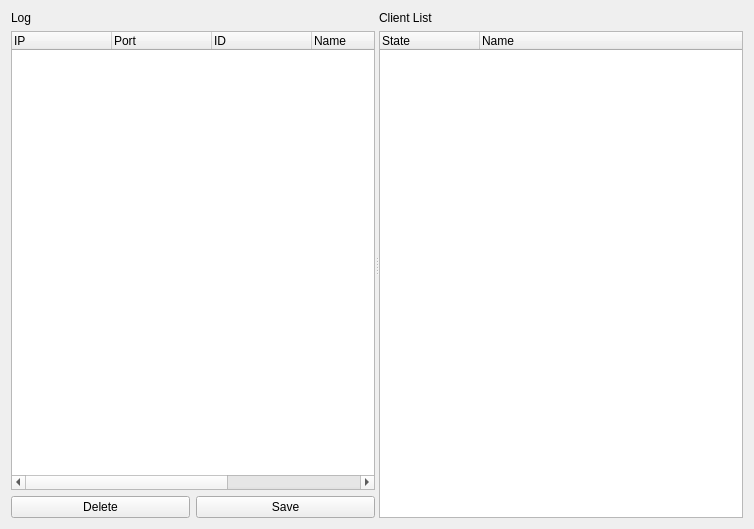
<?xml version="1.0" encoding="UTF-8"?>
<ui version="4.0">
 <class>ServerForm</class>
 <widget class="QWidget" name="ServerForm">
  <property name="geometry">
   <rect>
    <x>0</x>
    <y>0</y>
    <width>754</width>
    <height>529</height>
   </rect>
  </property>
  <property name="windowTitle">
   <string>Form</string>
  </property>
  <layout class="QHBoxLayout" name="horizontalLayout_3">
   <item>
    <widget class="QSplitter" name="splitter">
     <property name="orientation">
      <enum>Qt::Horizontal</enum>
     </property>
     <widget class="QWidget" name="layoutWidget">
      <layout class="QVBoxLayout" name="verticalLayout">
       <item>
        <widget class="QLabel" name="label_2">
         <property name="text">
          <string>Log</string>
         </property>
        </widget>
       </item>
       <item>
        <widget class="QTreeWidget" name="messageTreeWidget">
         <column>
          <property name="text">
           <string>IP</string>
          </property>
         </column>
         <column>
          <property name="text">
           <string>Port</string>
          </property>
         </column>
         <column>
          <property name="text">
           <string>ID</string>
          </property>
         </column>
         <column>
          <property name="text">
           <string>Name</string>
          </property>
         </column>
         <column>
          <property name="text">
           <string>Message</string>
          </property>
         </column>
         <column>
          <property name="text">
           <string>Time</string>
          </property>
         </column>
        </widget>
       </item>
       <item>
        <layout class="QHBoxLayout" name="horizontalLayout">
         <item>
          <widget class="QPushButton" name="deletePushButton">
           <property name="text">
            <string>Delete</string>
           </property>
          </widget>
         </item>
         <item>
          <widget class="QPushButton" name="savePushButton">
           <property name="text">
            <string>Save</string>
           </property>
          </widget>
         </item>
        </layout>
       </item>
      </layout>
     </widget>
     <widget class="QWidget" name="layoutWidget">
      <layout class="QVBoxLayout" name="verticalLayout_2">
       <item>
        <widget class="QLabel" name="label">
         <property name="text">
          <string>Client List</string>
         </property>
        </widget>
       </item>
       <item>
        <widget class="QTreeWidget" name="clientTreeWidget">
         <column>
          <property name="text">
           <string notr="true">State</string>
          </property>
         </column>
         <column>
          <property name="text">
           <string>Name</string>
          </property>
         </column>
        </widget>
       </item>
      </layout>
     </widget>
    </widget>
   </item>
  </layout>
 </widget>
 <resources/>
 <connections/>
</ui>
